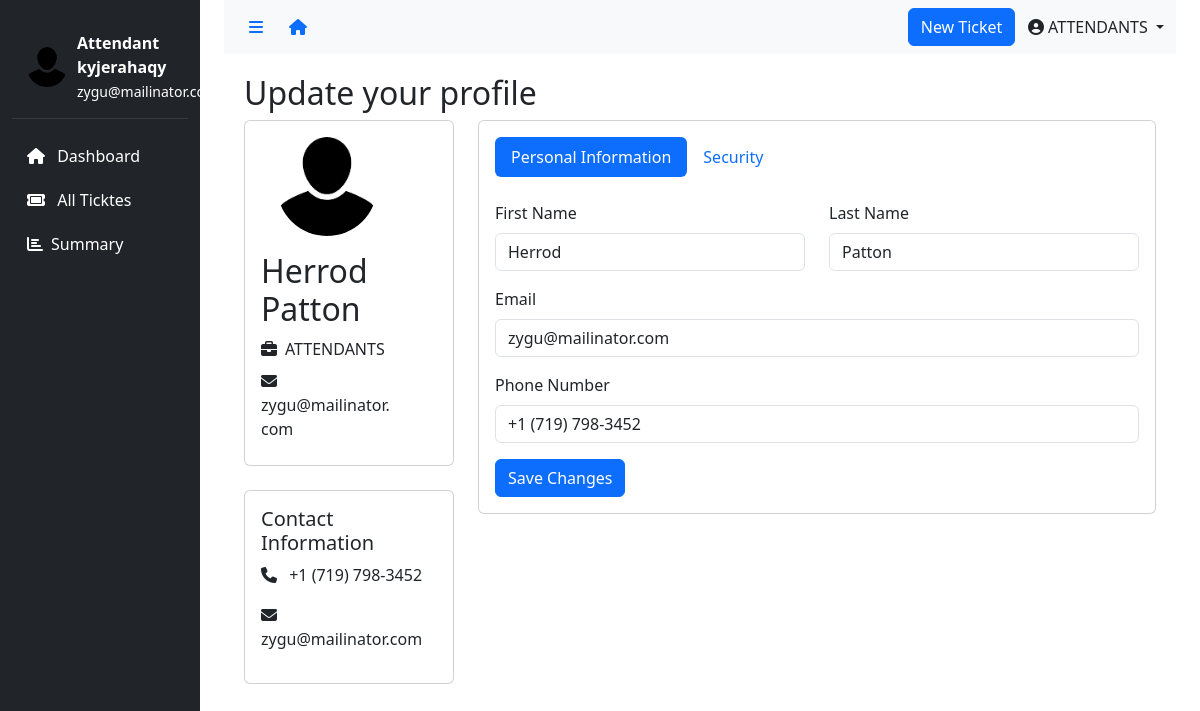
The page /dashboard/uaccounts/profile (signed in) on the database its author committed.
### app/models.py (models this page shows, shortened)
class User(AbstractUser):
    class Role(models.TextChoices):
        ATTENDANTS = "ATTENDANTS", "Attendants"
        ADMIN = "ADMIN", "Admin"
        CLIENT = "CLIENT", "Client"
    role = models.CharField(
        max_length=50,
        choices=Role.choices,
        default=Role.CLIENT  # Set default role to CLIENT
    )
    phone_number = models.CharField(
        validators=[phone_regex],
        max_length=10,
        unique=True,
        null=True
    )
    groups = models.ManyToManyField(
        'auth.Group',
        related_name='users',
        blank=True,
        help_text='The groups this user belongs to.'
    )
    user_permissions = models.ManyToManyField(
        'auth.Permission',
        related_name='users',
        blank=True,
        help_text='Specific permissions for this user.'
    )

### app/views.py (the view, shortened to what this page needs)
# urls.py: path('dashboard/uaccounts/profile', views.profile, name="profile"),
@login_required
def profile(request):
    context = {
        'first_name': request.user.first_name,
        'last_name': request.user.last_name,
        'email': request.user.email,
        'phone_number': request.user.phone_number,
        'active_menu': 'uaccounts'
    }
    return render(request, 'dashboard/profile.html', context)

### app/templates/app/dashboard/profile.html (shortened to what this page needs)
{% extends 'dashboard/base.html' %}
{% load static %}
{% block content %}
<div class="content">
    <div class="row">
        <h2>Update your profile</h2>
        <div class="col-md-3">
            <div class="card profile-card mb-4">
                <div class="card-body">
                    <div class="col-md-9">
                        <center>
                            <img src="{% static 'img/pngwing.com.png' %}" alt="Profile"
                                class="rounded-circle profile-image mb-3" width="100">
                        </center>
                        <h2>{{ user.get_full_name }}</h2>
                        <p class="mb-2"><i class="fas fa-briefcase me-2"></i>{{ user.role|default:"N/A" }}</p>
                        <p class="mb-2"><i class="fas fa-envelope me-2"></i>{{ user.email }}</p>
                    </div>
                </div>
            </div>
            <div class="card profile-card">
                <div class="card-body">
                    <h5 class="card-title">Contact Information</h5>
                    <div class="mb-3">
                        <i class="fas fa-phone me-2"></i> {{ user.phone_number|default:"Not specified" }}
                    </div>
                    <div class="mb-3">
                        <i class="fas fa-envelope me-2"></i> {{ user.email }}
                    </div>
                </div>
            </div>
        </div>
        <div class="col-md-9">
            <div class="card">
                <div class="card-body">
                    <ul class="nav nav-pills mb-4" id="profileTabs" role="tablist">
                        <li class="nav-item" role="presentation">
                            <button class="nav-link active" data-bs-toggle="pill" data-bs-target="#personalInfo">
                                Personal Information
                            </button>
                        </li>
                        <li class="nav-item" role="presentation">
                            <button class="nav-link" data-bs-toggle="pill" data-bs-target="#security">
                                Security
                            </button>
                        </li>
                    </ul>
                    <div class="tab-content">
                        <div class="tab-pane fade show active" id="personalInfo">
                            <form method="POST" id="profileForm">
                                <div class="row mb-3">
                                    <div class="col-md-6">
                                        <label class="form-label">First Name</label>
                                        <input type="text" name="first_name" class="form-control"
                                            value="{{ first_name }}">
                                    </div>
                                    <div class="col-md-6">
                                        <label class="form-label">Last Name</label>
                                        <input type="text" name="last_name" class="form-control"
                                            value="{{ last_name }}">
                                    </div>
                                </div>
                                <div class="mb-3">
                                    <label class="form-label">Email</label>
                                    <input type="email" name="email" class="form-control" value="{{ email }}">
                                </div>
                                <div class="mb-3">
                                    <label class="form-label">Phone Number</label>
                                    <input type="tel" name="phone_number" class="form-control"
                                        value="{{ phone_number|default:"" }}">
                                </div>
                                <button type="submit" class="btn btn-primary" name="profile_form">Save Changes</button>
                            </form>
                        </div>
                    </div>
                </div>
            </div>
        </div>
    </div>
</div>
{% endblock %}

### app/templates/app/dashboard/includes/attendant-sidebar.html (shortened to what this page needs)
{% load static %}
<div class="col-md-3 col-lg-2 d-md-block sidebar" id="sidebar">
  <div class="position-sticky pt-3">
    <div class="user-info d-flex align-items-center">
      <img src="{% static 'img/pngwing.com.png' %}" alt="User" class="rounded-circle" />
      <div>
        <div class="fw-bold">Attendant</div>
        <div class="fw-bold">{{ user.username }}</div>
        <small>{{ user.email }}</small>
      </div>
    </div>
    <ul class="nav flex-column">
      <li class="nav-item">
        <a class="sidebar-link {% if active_menu == 'dashboard' %}active{% endif %}"href="{% url 'dashboard' %}" data-page="dashboard">
          <i class="fas fa-home me-2"></i> Dashboard
        </a>
      </li>
      <li class="nav-item">
        <a class="sidebar-link {% if active_menu == 'tickets' %}active{% endif %}" href="{% url 'att_tickets' %}" data-page="settings">
          <i class="fas fa-ticket me-2"></i> All Ticktes
        </a>
      </li>
      <li class="nav-item">
        <a class="sidebar-link {% if active_menu == 'summary' %}active{% endif %}" href="{% url 'att_summary' %}" data-page="settings">
          <i class="fas fa-chart-bar me-2"></i>Summary
        </a>
      </li>
    </ul>
  </div>
</div>

### app/templates/app/dashboard/includes/nav.html (shortened to what this page needs)
<nav class="navbar navbar-expand-lg navbar-light bg-light">
  <div class="container-fluid d-flex align-items-center">
    <div class="d-flex align-items-center">
      <button class="btn btn-link" id="sidebarToggle">
        <i class="fas fa-bars"></i>
      </button>
      <a href="/" class="btn btn-link">
        <i class="fas fa-house"></i>
      </a>
    </div>
    <div class="ms-auto d-flex align-items-center">
      {% if request.user.role == "ATTENDANTS" %}
        <button class="btn btn-primary" data-bs-toggle="modal" data-bs-target="#newTicketModal">New Ticket</button>&nbsp;&nbsp;&nbsp;
      {% elif request.user.role == "CLIENT" %}
        <button class="btn btn-primary" data-bs-toggle="modal" data-bs-target="#subscriptionModal">My Subscription</button>&nbsp;&nbsp;&nbsp;
      {% endif %}
      <div class="dropdown">
        <a class="nav-link dropdown-toggle" href="#" role="button" data-bs-toggle="dropdown">
          <i class="fas fa-user-circle"></i> {{ user.role }}
        </a>
      </div>
    </div>
  </div>
</nav>

### app/templates/app/dashboard/base.html (style rules this page uses)
.sidebar { min-height: 100vh; background: #212529; transition: all 0.3s; }
.sidebar-link { color: #fff; text-decoration: none; padding: 10px 15px; display: block; transition: all 0.3s; }
.content { padding: 20px; }
#sidebarToggle { cursor: pointer; }
.user-info { color: white; padding: 15px; border-bottom: 1px solid #343a40; margin-bottom: 15px; }
.user-info img { width: 40px; height: 40px; margin-right: 10px; }

### rows shown on the page
User: username "kyjerahaqy", email "zygu@mailinator.com", role "ATTENDANTS", get_full_name "Herrod Patton", phone_number "+1 (719) 798-3452", first_name "Herrod", last_name "Patton"
